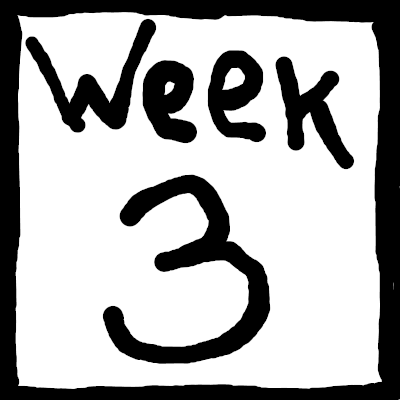
#> input picture week3/w3.png, 400 x 400 px
$ python main.py
#> lines starting #> are read from the running program, lines starting #| are printed output that depends on the picture; after the words box and inside, x2 and y2 are one past the last pixel; in counts of white or black regions, pixels touching at a corner belong together
"""
Bishop 8.3.4
"""

from PIL import Image
import numpy as np
import matplotlib.pyplot as plt
from pathlib import Path

def get_test_image() -> np.ndarray:
    """
    Returns:
    (H, W) with values \in {-1, 1}
    """
    test_image_path = Path(__file__).joinpath("../w3.png").resolve()
    img = np.asarray(Image.open(test_image_path))[..., 0]/255
    img = np.where(img > 0, -1, 1)
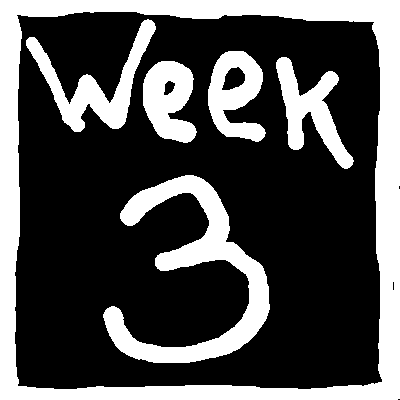
#> img: shape (400, 400) int64; values -1 (black) and 1 (white), 31.1% white; 6 white regions, box (x1, y1, x2, y2) and area: (0, 0, 400, 400) 26915, (103, 175, 270, 363) 9219, (26, 19, 156, 132) 4096, (276, 57, 354, 169) 3357, (208, 51, 266, 142) 3066, (143, 61, 197, 143) 3034
    return img

def corrupt(img: np.ndarray, corruption_p:float=0.1) -> np.ndarray:
    """
    Args
    ----
    img: (H, W) numpy array with values {-1, 1}
    p: probability of each pixel flipping. [0, 1]
    Returns:
    (H, W) corrupted array
    """
#> called with corruption_p = 0.1
    corruption = np.random.choice([1, -1], img.shape, replace=True, p=[1-corruption_p, corruption_p] )
    return img*corruption
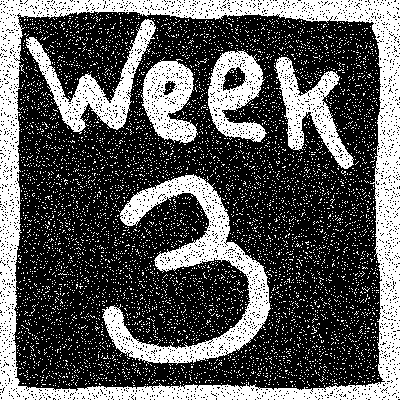
#> returned value: shape (400, 400) int64; values -1 (black) and 1 (white), 35% white; 6819 white regions (6813 under 20 px), largest, box (x1, y1, x2, y2) and area: (0, 0, 400, 400) 24438, (102, 174, 271, 365) 8449, (26, 19, 156, 134) 3805, (274, 57, 354, 169) 3083, (208, 50, 267, 142) 2837, (141, 59, 198, 144) 2790

class Denoiser:
    def __init__(self, img: np.ndarray, h:float=0, beta:float=1.0, eta:float=2.1):
#> called with h = 0, beta = 1, eta = 2.1
        self.height, self.width = img.shape
#> self.height = 400; self.width = 400
        self.img = img.flatten()
        self.latents = img.copy().flatten()
        self.h = h
        self.beta = beta
        self.eta = eta

    def sum_neighbors(self, ind):
        """
        Args
        ----
            ind: indeces of image - np.ndarray of shape (N)
        Return
        ------
            sums of neighbors: np.ndarray of shape (N)
                img[ind-1] + img[ind+1] + img[ind-width] + img[ind+width]
        """
        width = self.width
        left = ind - 1
        right = ind + 1
        top = ind - width
        bot = ind + width
        return self.latents[left] + self.latents[right] + self.latents[top] + self.latents[bot]

    def energy(self, ind, val):
        """
        Args
        ----
            ind: indeces of image - np.ndarray of shape (N)
            val: value of pixels being considered
        Return
        ------
            (N)
            energy at pixels given by inds with latents set at val
        """
        return  self.h*val - \
                self.beta*val*self.sum_neighbors(ind) - \
                self.eta*val*self.img[ind]

    def run(self, n_iters:int = 1000, n_samples: int = 10000):
        """
        Run the denoiser for n_iterations processing n_samples at each pass
        Returns:
        denoised image (H, W)
        """
#> called with n_iters = 1000, n_samples = 10000
        for _ in range(n_iters):
            # Generate Samples
            samples = np.random.random((n_samples, 2))
            # Ignore edges
            samples[:, 0] = samples[:, 0] * (self.width-3) + 1
            samples[:, 1] = samples[:, 1] * (self.height-3) + 1
            inds = np.round(samples[:, 0] * self.width + samples[:, 1]).astype(np.int32)

            # Evaluate latents and minimize energy
            new_latents = np.where(self.energy(inds, -1) < self.energy(inds, 1), -1, 1)
            self.latents[inds] = new_latents
        return self.latents.reshape((self.height, self.width))
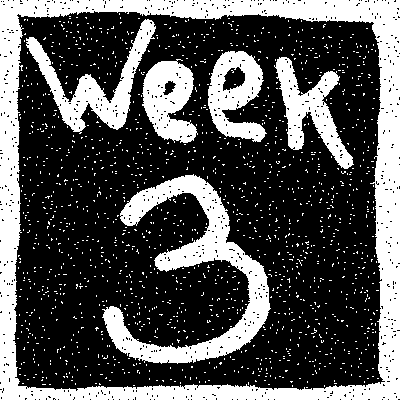
#> returned value: shape (400, 400) int64; values -1 (black) and 1 (white), 32.4% white; 1482 white regions (1476 under 20 px), largest, box (x1, y1, x2, y2) and area: (0, 0, 400, 400) 26046, (102, 174, 271, 364) 8969, (26, 19, 156, 134) 3998, (274, 57, 354, 169) 3262, (208, 51, 267, 142) 2996, (142, 59, 198, 143) 2971


if __name__ == "__main__":
    img = get_test_image()
    corrupt_img = corrupt(img)
    denoised_image = Denoiser(corrupt_img).run()

    # Plotting
    fig, ax = plt.subplots(1, 3)
    ax[0].imshow(img)
    ax[1].imshow(corrupt_img)
    ax[2].imshow(denoised_image)
    plt.show()
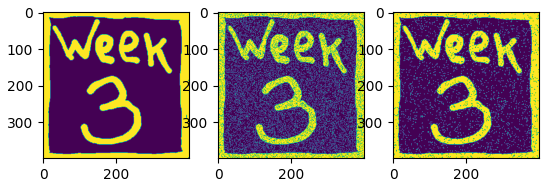
#> figure drawn by matplotlib, 3 panels
